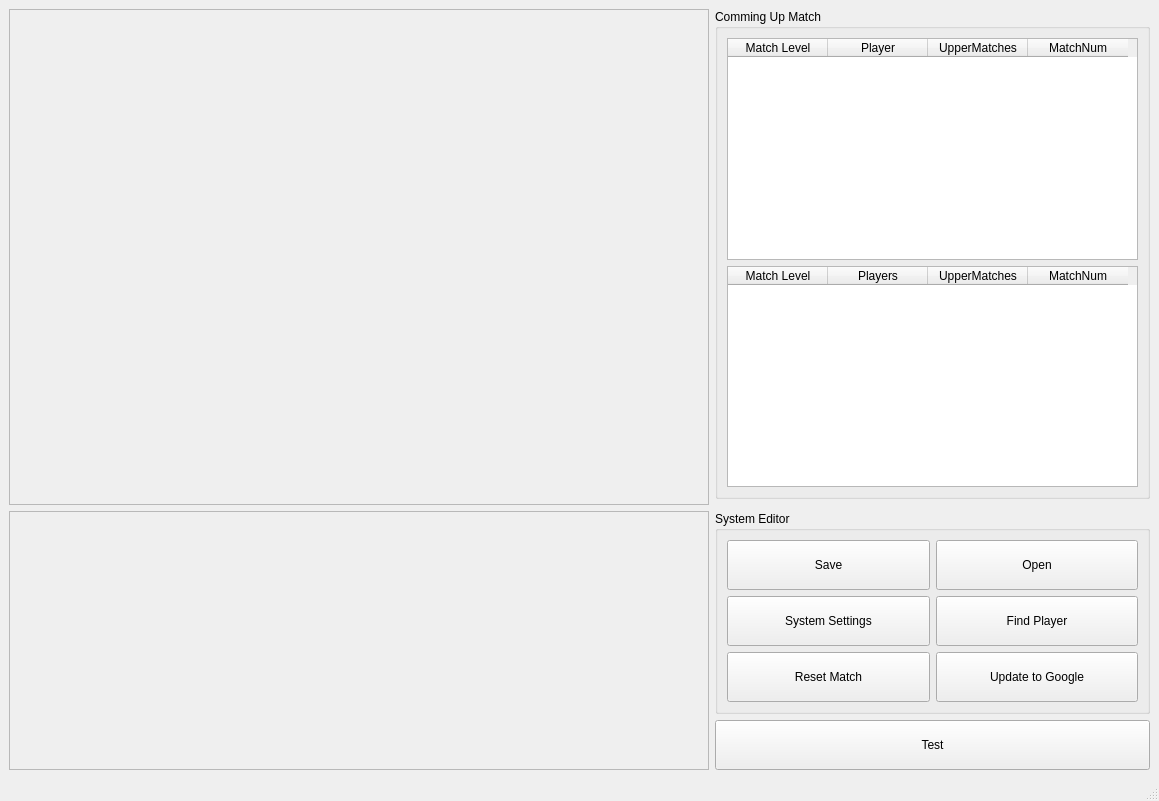
<?xml version="1.0" encoding="UTF-8"?>
<ui version="4.0">
 <class>TournamentController</class>
 <widget class="QMainWindow" name="TournamentController">
  <property name="geometry">
   <rect>
    <x>0</x>
    <y>0</y>
    <width>1159</width>
    <height>801</height>
   </rect>
  </property>
  <property name="windowTitle">
   <string>MainWindow</string>
  </property>
  <property name="autoFillBackground">
   <bool>false</bool>
  </property>
  <widget class="QWidget" name="centralwidget">
   <layout class="QGridLayout" name="gridLayout_2">
    <item row="0" column="1">
     <widget class="QGroupBox" name="groupBox_5">
      <property name="sizePolicy">
       <sizepolicy hsizetype="Preferred" vsizetype="Minimum">
        <horstretch>0</horstretch>
        <verstretch>0</verstretch>
       </sizepolicy>
      </property>
      <property name="minimumSize">
       <size>
        <width>400</width>
        <height>200</height>
       </size>
      </property>
      <property name="maximumSize">
       <size>
        <width>600</width>
        <height>16777215</height>
       </size>
      </property>
      <property name="title">
       <string>Comming Up Match</string>
      </property>
      <layout class="QGridLayout" name="gridLayout_7">
       <item row="0" column="0">
        <widget class="QTableWidget" name="singlewaiting">
         <property name="sizePolicy">
          <sizepolicy hsizetype="Preferred" vsizetype="Expanding">
           <horstretch>0</horstretch>
           <verstretch>0</verstretch>
          </sizepolicy>
         </property>
         <property name="editTriggers">
          <set>QAbstractItemView::NoEditTriggers</set>
         </property>
         <property name="dragDropOverwriteMode">
          <bool>false</bool>
         </property>
         <property name="selectionBehavior">
          <enum>QAbstractItemView::SelectRows</enum>
         </property>
         <column>
          <property name="text">
           <string>Match Level</string>
          </property>
         </column>
         <column>
          <property name="text">
           <string>Player</string>
          </property>
         </column>
         <column>
          <property name="text">
           <string>UpperMatches</string>
          </property>
         </column>
         <column>
          <property name="text">
           <string>MatchNum</string>
          </property>
         </column>
        </widget>
       </item>
       <item row="1" column="0">
        <widget class="QTableWidget" name="doublewaiting">
         <property name="sizePolicy">
          <sizepolicy hsizetype="Preferred" vsizetype="Expanding">
           <horstretch>0</horstretch>
           <verstretch>0</verstretch>
          </sizepolicy>
         </property>
         <property name="editTriggers">
          <set>QAbstractItemView::NoEditTriggers</set>
         </property>
         <property name="dragDropOverwriteMode">
          <bool>false</bool>
         </property>
         <property name="selectionBehavior">
          <enum>QAbstractItemView::SelectRows</enum>
         </property>
         <column>
          <property name="text">
           <string>Match Level</string>
          </property>
         </column>
         <column>
          <property name="text">
           <string>Players</string>
          </property>
         </column>
         <column>
          <property name="text">
           <string>UpperMatches</string>
          </property>
         </column>
         <column>
          <property name="text">
           <string>MatchNum</string>
          </property>
         </column>
        </widget>
       </item>
      </layout>
     </widget>
    </item>
    <item row="2" column="1">
     <widget class="QGroupBox" name="groupBox">
      <property name="sizePolicy">
       <sizepolicy hsizetype="Preferred" vsizetype="Minimum">
        <horstretch>0</horstretch>
        <verstretch>0</verstretch>
       </sizepolicy>
      </property>
      <property name="minimumSize">
       <size>
        <width>400</width>
        <height>0</height>
       </size>
      </property>
      <property name="maximumSize">
       <size>
        <width>600</width>
        <height>16777215</height>
       </size>
      </property>
      <property name="title">
       <string>System Editor</string>
      </property>
      <layout class="QGridLayout" name="gridLayout_5">
       <item row="2" column="0">
        <widget class="QPushButton" name="resetB">
         <property name="sizePolicy">
          <sizepolicy hsizetype="Preferred" vsizetype="Fixed">
           <horstretch>0</horstretch>
           <verstretch>0</verstretch>
          </sizepolicy>
         </property>
         <property name="minimumSize">
          <size>
           <width>0</width>
           <height>50</height>
          </size>
         </property>
         <property name="text">
          <string>Reset Match</string>
         </property>
        </widget>
       </item>
       <item row="1" column="0">
        <widget class="QPushButton" name="settingB">
         <property name="sizePolicy">
          <sizepolicy hsizetype="Preferred" vsizetype="Fixed">
           <horstretch>0</horstretch>
           <verstretch>0</verstretch>
          </sizepolicy>
         </property>
         <property name="minimumSize">
          <size>
           <width>0</width>
           <height>50</height>
          </size>
         </property>
         <property name="text">
          <string>System Settings</string>
         </property>
        </widget>
       </item>
       <item row="0" column="0">
        <widget class="QPushButton" name="saveB">
         <property name="sizePolicy">
          <sizepolicy hsizetype="Preferred" vsizetype="Fixed">
           <horstretch>0</horstretch>
           <verstretch>0</verstretch>
          </sizepolicy>
         </property>
         <property name="minimumSize">
          <size>
           <width>0</width>
           <height>50</height>
          </size>
         </property>
         <property name="text">
          <string>Save</string>
         </property>
        </widget>
       </item>
       <item row="1" column="2">
        <widget class="QPushButton" name="findB">
         <property name="sizePolicy">
          <sizepolicy hsizetype="Preferred" vsizetype="Fixed">
           <horstretch>0</horstretch>
           <verstretch>0</verstretch>
          </sizepolicy>
         </property>
         <property name="minimumSize">
          <size>
           <width>0</width>
           <height>50</height>
          </size>
         </property>
         <property name="text">
          <string>Find Player</string>
         </property>
        </widget>
       </item>
       <item row="2" column="2">
        <widget class="QPushButton" name="googleB">
         <property name="sizePolicy">
          <sizepolicy hsizetype="Preferred" vsizetype="Fixed">
           <horstretch>0</horstretch>
           <verstretch>0</verstretch>
          </sizepolicy>
         </property>
         <property name="minimumSize">
          <size>
           <width>0</width>
           <height>50</height>
          </size>
         </property>
         <property name="text">
          <string>Update to Google</string>
         </property>
        </widget>
       </item>
       <item row="0" column="2">
        <widget class="QPushButton" name="openB">
         <property name="sizePolicy">
          <sizepolicy hsizetype="Preferred" vsizetype="Fixed">
           <horstretch>0</horstretch>
           <verstretch>0</verstretch>
          </sizepolicy>
         </property>
         <property name="minimumSize">
          <size>
           <width>0</width>
           <height>50</height>
          </size>
         </property>
         <property name="text">
          <string>Open</string>
         </property>
        </widget>
       </item>
      </layout>
     </widget>
    </item>
    <item row="2" column="0" rowspan="2">
     <widget class="QScrollArea" name="scrollArea_2">
      <property name="sizePolicy">
       <sizepolicy hsizetype="Preferred" vsizetype="Expanding">
        <horstretch>0</horstretch>
        <verstretch>0</verstretch>
       </sizepolicy>
      </property>
      <property name="verticalScrollBarPolicy">
       <enum>Qt::ScrollBarAsNeeded</enum>
      </property>
      <property name="horizontalScrollBarPolicy">
       <enum>Qt::ScrollBarAsNeeded</enum>
      </property>
      <property name="sizeAdjustPolicy">
       <enum>QAbstractScrollArea::AdjustIgnored</enum>
      </property>
      <property name="widgetResizable">
       <bool>true</bool>
      </property>
      <widget class="QWidget" name="scrollAreaWidgetContents_3">
       <property name="geometry">
        <rect>
         <x>0</x>
         <y>0</y>
         <width>698</width>
         <height>248</height>
        </rect>
       </property>
       <layout class="QGridLayout" name="gridLayout_10">
        <item row="0" column="0">
         <layout class="QGridLayout" name="courtGrid" rowstretch="0">
          <property name="sizeConstraint">
           <enum>QLayout::SetDefaultConstraint</enum>
          </property>
          <property name="leftMargin">
           <number>3</number>
          </property>
          <property name="topMargin">
           <number>3</number>
          </property>
          <property name="rightMargin">
           <number>3</number>
          </property>
          <property name="bottomMargin">
           <number>3</number>
          </property>
          <property name="horizontalSpacing">
           <number>6</number>
          </property>
         </layout>
        </item>
       </layout>
      </widget>
     </widget>
    </item>
    <item row="0" column="0" rowspan="2">
     <widget class="QScrollArea" name="scrollArea">
      <property name="sizePolicy">
       <sizepolicy hsizetype="Preferred" vsizetype="Expanding">
        <horstretch>0</horstretch>
        <verstretch>0</verstretch>
       </sizepolicy>
      </property>
      <property name="minimumSize">
       <size>
        <width>700</width>
        <height>0</height>
       </size>
      </property>
      <property name="verticalScrollBarPolicy">
       <enum>Qt::ScrollBarAsNeeded</enum>
      </property>
      <property name="horizontalScrollBarPolicy">
       <enum>Qt::ScrollBarAsNeeded</enum>
      </property>
      <property name="sizeAdjustPolicy">
       <enum>QAbstractScrollArea::AdjustIgnored</enum>
      </property>
      <property name="widgetResizable">
       <bool>true</bool>
      </property>
      <widget class="QWidget" name="scrollAreaWidgetContents">
       <property name="geometry">
        <rect>
         <x>0</x>
         <y>0</y>
         <width>698</width>
         <height>484</height>
        </rect>
       </property>
       <layout class="QGridLayout" name="gridLayout_8">
        <item row="0" column="0">
         <layout class="QGridLayout" name="tourGrid" rowstretch="0">
          <property name="sizeConstraint">
           <enum>QLayout::SetDefaultConstraint</enum>
          </property>
          <property name="leftMargin">
           <number>3</number>
          </property>
          <property name="topMargin">
           <number>3</number>
          </property>
          <property name="rightMargin">
           <number>3</number>
          </property>
          <property name="bottomMargin">
           <number>3</number>
          </property>
          <property name="horizontalSpacing">
           <number>6</number>
          </property>
         </layout>
        </item>
       </layout>
      </widget>
     </widget>
    </item>
    <item row="3" column="1">
     <widget class="QPushButton" name="testB">
      <property name="minimumSize">
       <size>
        <width>0</width>
        <height>50</height>
       </size>
      </property>
      <property name="text">
       <string>Test</string>
      </property>
     </widget>
    </item>
   </layout>
  </widget>
  <widget class="QMenuBar" name="menubar">
   <property name="geometry">
    <rect>
     <x>0</x>
     <y>0</y>
     <width>1159</width>
     <height>21</height>
    </rect>
   </property>
  </widget>
  <widget class="QStatusBar" name="statusbar"/>
 </widget>
 <resources/>
 <connections/>
</ui>
